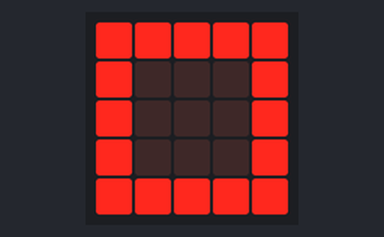
Recording of a program running on a simulated BBC micro:bit running MicroPython. On the bench: the board's 5×5 LED display.

Above: at 0.1 s.
At 1.1 s:
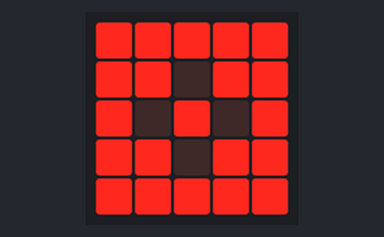
At 2.1 s:
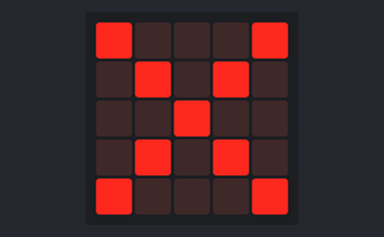
At 3.1 s:
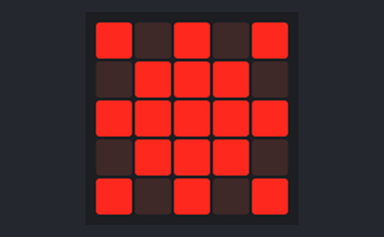
At 4.1 s:
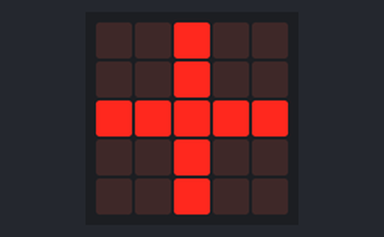
At 5.1 s:
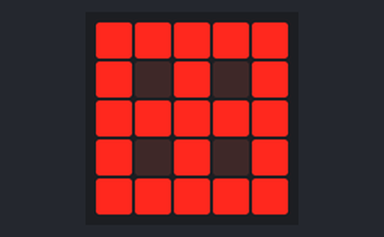

The program:

patterns.py
```python
from microbit import *

Square = Image("99999:90009:90009:90009:99999")

SquaredDiag = Image("99999:99099:90909:99099:99999")

Diag = Image("90009:09090:00900:09090:90009")

CrossedDiag = Image("90909:0999:99999:09990:90909")

Cross = Image("00900:00900:99999:00900:009")

SquaredCross = Image("99999:90909:99999:90909:99999")

allImages = [Square,SquaredDiag,Diag,CrossedDiag,Cross,SquaredCross]
display.show(allImages, delay=1000, loop=True)
```

Measured:
- by itself, everything shown: repeats every 6.0 s, in 6 steps
- what the display in image 1 shows lasts 1.0 s, from 1.0 s to 2.0 s
